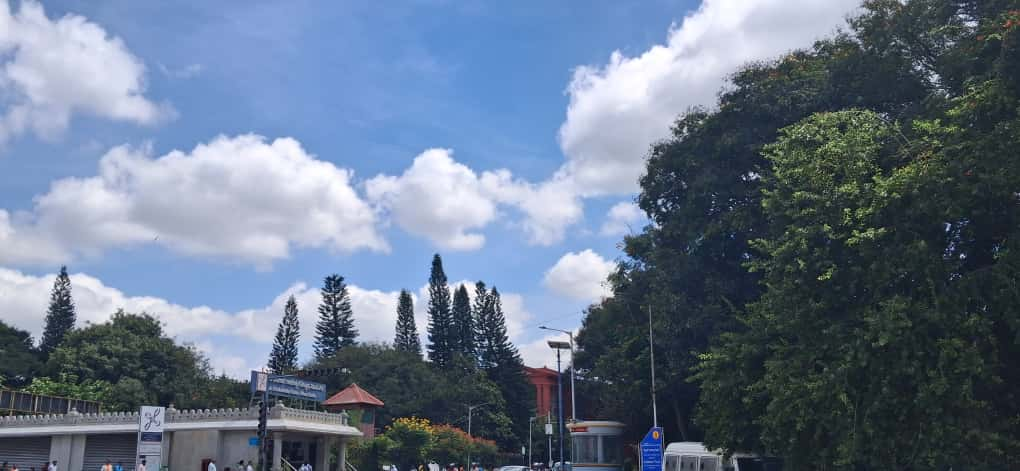
#> input picture ascii_art/test.jpg, 1020 x 471 px
$ python ascii_art.py
#> lines starting #> are read from the running program, lines starting #| are printed output that depends on the picture
import cv2 as cv
import numpy as np

img = cv.imread('test.jpg')
#> img is the input picture: shape (471, 1020, 3); mean B, G, R 137.6, 117.1, 102.3
if img is None:
    print("Error: Image not found or unreadable.")
    exit()

scale = 1.0
img_small = cv.resize(img, (0, 0), fx=scale, fy=scale)

chars = "$@B%8&WM#*oahkbdpqwmZO0QLCJUYXzcvunxrjft/|()1{}[]?-_+~<>i!lI;:,^."


block_w = 8
block_h = 16

height, width = img_small.shape[:2]
#> height = 471; width = 1020
ascii_img = np.ones_like(img_small)*0 # black background

for y in range(0, height, block_h):
    for x in range(0, width, block_w):
        roi = img_small[y:min(y+block_h, height), x:min(x+block_w, width)]
        avg_color = roi.mean(axis=(0,1))
        avg_rgb = avg_color[::-1]
        avg_brightness = 0.299 * avg_rgb[0] + 0.587 * avg_rgb[1] + 0.114 * avg_rgb[2]
        char_idx = int((avg_brightness/255) * (len(chars)-1))
        char = chars[char_idx]
        font = cv.FONT_HERSHEY_SIMPLEX
        font_scale = 0.4
        thickness = 1
        cv.putText(
            ascii_img,
            char,
            (x, y + block_h),
            font,
            font_scale,
            avg_color.tolist(),
            thickness,
            cv.LINE_AA
        )
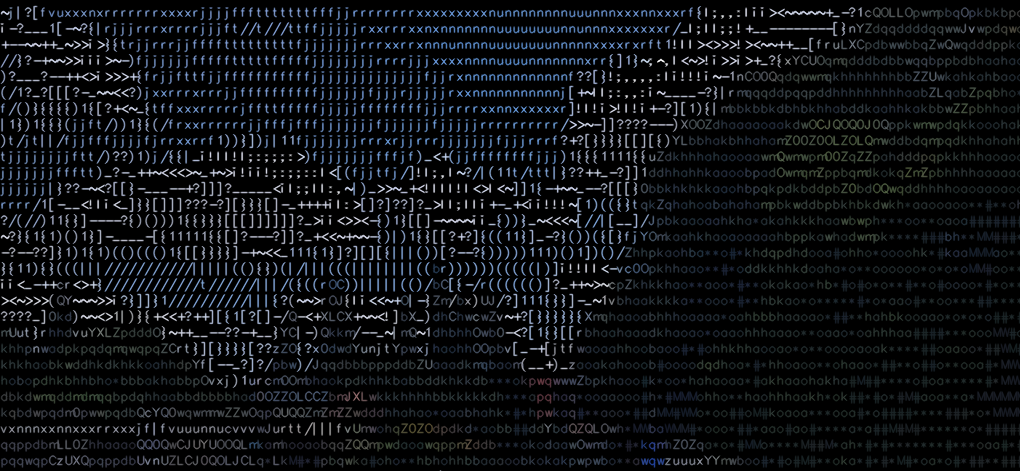
#> ascii_img: shape (471, 1020, 3); mean B, G, R 19.7, 16.9, 14.7
#ascii_gray=cv.cvtColor(ascii_img,cv.COLOR_BGR2GRAY)
cv.imwrite('outside.jpg', ascii_img)
